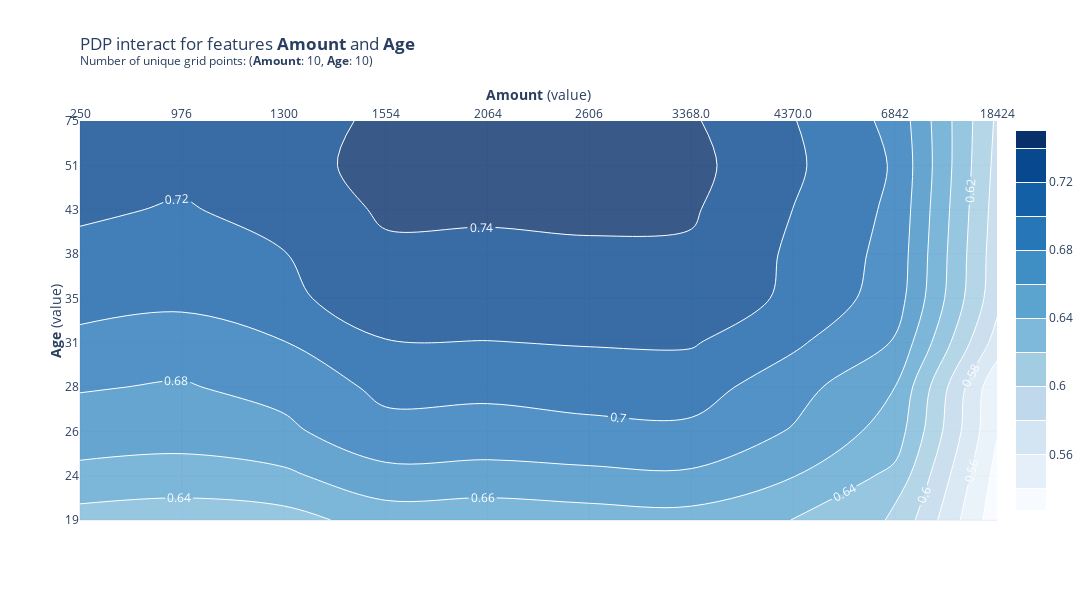

The cell this chart's notebook holds for it:
### Code cell
pdp_amount_age = pdp.PDPInteract(model=rf_model_best,df=df,model_features=X.columns,features=["Amount","Age"],feature_names=["Amount","Age"])
fig, _ = pdp_amount_age.plot()
fig

### Figure 1 — Plotly figure (JSON) as saved in the notebook; plotly's stock layout.template omitted (floating-point values rounded to 4 significant figures)
{"data": [{"colorbar": {"len": 0.95, "x": 1.01, "xanchor": "left", "y": 0, "yanchor": "bottom"}, "colorscale": [[0, "rgb(247,251,255)"], [0.125, "rgb(222,235,247)"], [0.25, "rgb(198,219,239)"], [0.375, "rgb(158,202,225)"], [0.5, "rgb(107,174,214)"], [0.625, "rgb(66,146,198)"], [0.75, "rgb(33,113,181)"], [0.875, "rgb(8,81,156)"], [1, "rgb(8,48,107)"]], "contours": {"showlabels": true}, "line": {"color": "white", "width": 1}, "name": "pdp interact", "opacity": 0.8, "showscale": true, "type": "contour", "x": [0, 1, 2, 3, 4, 5, 6, 7, 8, 9], "xaxis": "x", "y": [0, 1, 2, 3, 4, 5, 6, 7, 8, 9], "yaxis": "y", "z": [[0.6322, 0.6291, 0.6325, 0.6488, 0.6468, 0.6506, 0.6523, 0.6397, 0.6179, 0.5273], [0.6537, 0.6509, 0.6561, 0.674, 0.6729, 0.6755, 0.677, 0.6607, 0.6349, 0.5332], [0.6719, 0.6692, 0.6759, 0.6939, 0.6927, 0.6953, 0.696, 0.6784, 0.6512, 0.5413], [0.6812, 0.6786, 0.686, 0.705, 0.7044, 0.7078, 0.7088, 0.6882, 0.6599, 0.5439], [0.6931, 0.6883, 0.6993, 0.7188, 0.7194, 0.7212, 0.7217, 0.7035, 0.6784, 0.5712], [0.71, 0.7053, 0.7149, 0.7332, 0.7331, 0.7345, 0.7342, 0.7158, 0.6905, 0.5867], [0.7149, 0.7105, 0.7193, 0.7366, 0.7363, 0.7378, 0.7373, 0.717, 0.6935, 0.5889], [0.7231, 0.7182, 0.7271, 0.7427, 0.7424, 0.7432, 0.7421, 0.7198, 0.6959, 0.5912], [0.7303, 0.7252, 0.7321, 0.7471, 0.7465, 0.747, 0.7456, 0.7234, 0.6981, 0.5938], [0.7307, 0.7249, 0.7321, 0.7435, 0.7428, 0.7433, 0.7421, 0.7209, 0.6946, 0.5967]], "zmax": 0.7471, "zmin": 0.5273}], "layout": {"height": 600, "showlegend": false, "title": {"text": "PDP interact for features <b>Amount</b> and <b>Age</b> <br><sup>Number of unique grid points: (<b>Amount</b>: 10, <b>Age</b>: 10)</sup>", "x": 0, "xref": "paper"}, "width": 1200, "xaxis": {"anchor": "y", "domain": [0, 1], "side": "top", "ticktext": ["250", "976", "1300", "1554", "2064", "2606", "3368.0", "4370.0", "6842", "18424"], "tickvals": [0, 1, 2, 3, 4, 5, 6, 7, 8, 9], "title": {"standoff": 0, "text": "<b>Amount</b> (value)"}}, "yaxis": {"anchor": "x", "domain": [0, 0.95], "ticktext": ["19", "24", "26", "28", "31", "35", "38", "43", "51", "75"], "tickvals": [0, 1, 2, 3, 4, 5, 6, 7, 8, 9], "title": {"standoff": 0, "text": "<b>Age</b> (value)"}}}}
